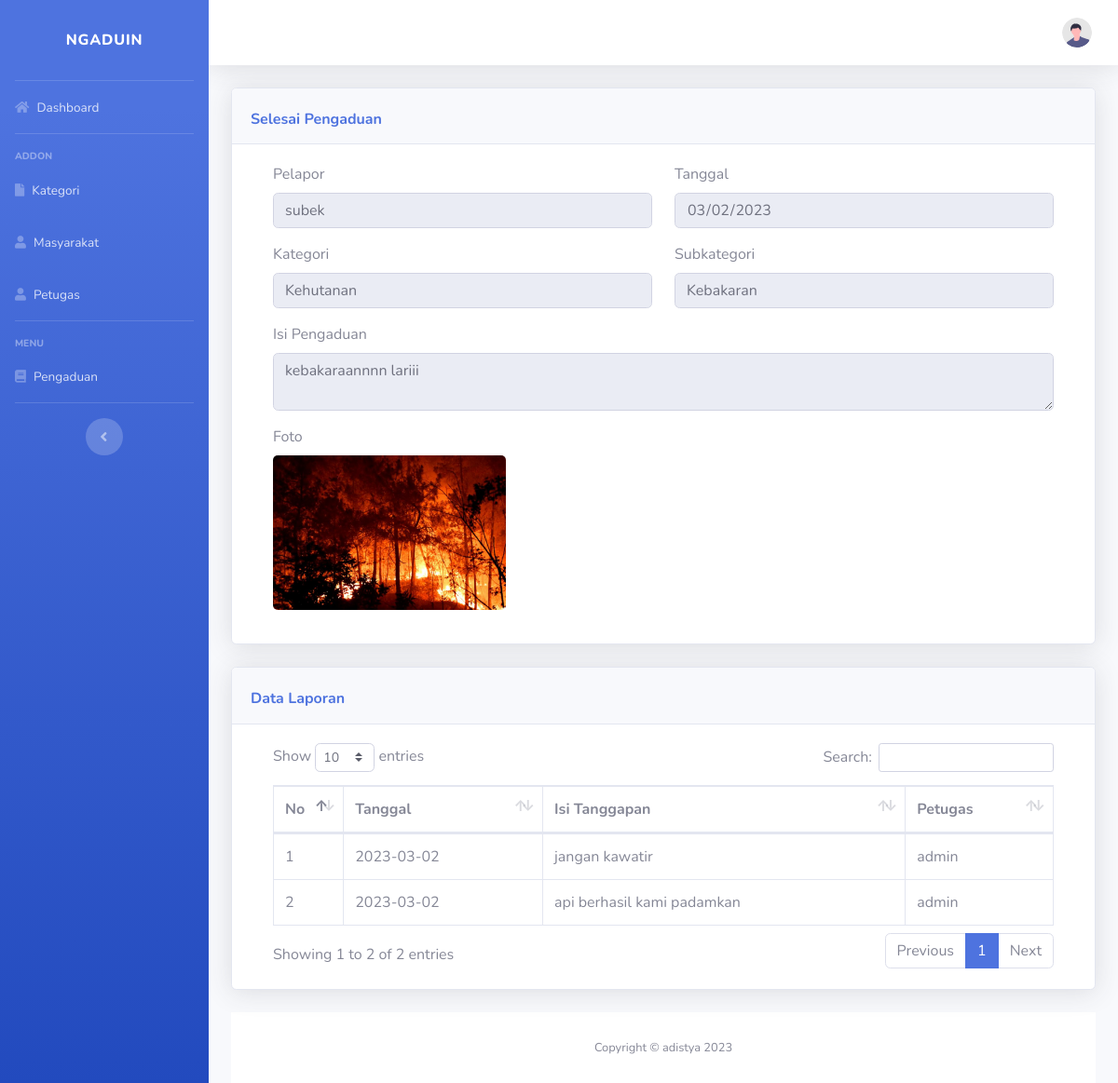
Page /C_adistya_Dashboard/selesai_petugas/11 on the committed database.
### tables this page shows
CREATE TABLE `pengaduan` (
  `id_pengaduan` int(11) NOT NULL,
  `tgl_pengaduan` date NOT NULL,
  `id_subkategori` int(11) NOT NULL,
  `id_kategori` int(11) NOT NULL,
  `nik` varchar(16) NOT NULL,
  `isi_laporan` text NOT NULL,
  `foto` varchar(255) NOT NULL,
  `status` enum('0','proses','selesai') NOT NULL
);

CREATE TABLE `masyarakat` (
  `id` int(11) NOT NULL,
  `nik` varchar(16) NOT NULL,
  `nama_lengkap` varchar(35) NOT NULL,
  `username` varchar(25) NOT NULL,
  `password` varchar(128) NOT NULL,
  `telepon` varchar(13) NOT NULL,
  `is_active` enum('active','not_active') NOT NULL
);

CREATE TABLE `kategori` (
  `id_kategori` int(11) NOT NULL,
  `kategori` varchar(50) NOT NULL
);

CREATE TABLE `subkategori` (
  `id_subkategori` int(11) NOT NULL,
  `id_kategori` int(11) NOT NULL,
  `subkategori` varchar(225) NOT NULL
);

CREATE TABLE `tanggapan` (
  `id_tanggapan` int(11) NOT NULL,
  `id_pengaduan` int(11) NOT NULL,
  `tgl_tanggapan` date NOT NULL,
  `tanggapan` text NOT NULL,
  `id_petugas` int(11) NOT NULL
);

CREATE TABLE `petugas` (
  `id_petugas` int(11) NOT NULL,
  `nama_petugas` varchar(35) NOT NULL,
  `username` varchar(25) NOT NULL,
  `password` varchar(128) NOT NULL,
  `telpon` varchar(13) NOT NULL,
  `level` enum('admin','petugas') NOT NULL
);

### application/controllers/C_adistya_Dashboard.php (called while the page is built, shortened)
<?php
class C_adistya_Dashboard extends CI_Controller
{
    public function selesai_petugas($id)
    {
        $this->load->model('M_adistya_Admin');
        $data['masyarakat'] = $this->db->get_where('masyarakat', ['username' => $this->session->userdata('username')])->row_array();
        $data['petugas'] = $this->db->get_where('petugas', ['username' => $this->session->userdata('username')])->row_array();
        $data['p'] = $this->M_adistya_Admin->proses($id);
        $data['prosestanggapan'] = $this->M_adistya_Admin->prosesTanggapan($id);
        $data['title'] = 'Laporan Selesai';
        $this->load->view('template_petugas/header', $data);
        $this->load->view('template_petugas/sidebar', $data);
        $this->load->view('template_petugas/topbar', $data);
        $this->load->view('petugas/v_adistya_selesai', $data);
        $this->load->view('template_petugas/footer', $data);
    }
}

### index.php (called while the page is built, shortened)
<?php
require_once BASEPATH.'core/CodeIgniter.php';

### application/models/M_adistya_Admin.php (called while the page is built, shortened)
<?php
class M_adistya_Admin extends CI_Model
{
    function proses($id)
    {
        $this->db->select('*');
        $this->db->from('pengaduan');
        $this->db->join('masyarakat', 'masyarakat.nik=pengaduan.nik');
        $this->db->join('subkategori', 'subkategori.id_subkategori=pengaduan.id_subkategori');
        $this->db->join('kategori', 'kategori.id_kategori=subkategori.id_kategori');
        $this->db->where('id_pengaduan', $id);
        return $this->db->get()->row_array();
    }
    function prosesTanggapan($id)
    {
        $this->db->select('*');
        $this->db->from('tanggapan');
        $this->db->join('petugas', 'petugas.id_petugas=tanggapan.id_petugas');
        $this->db->where('id_pengaduan', $id);
        return $this->db->get()->result_array();
    }
}

### application/views/petugas/v_adistya_selesai.php (the view, shortened to what this page needs)
<div class="container-fluid">
    <div class="card shadow mb-4">
        <div class="card-header py-3">
            <div class="d-flex aling-item-center">
                <h6 class="m-0 font-weight-bold text-primary mt-2">Selesai Pengaduan</h6>
            </div>
        </div>
        <div class="card-body">
            <div class="container">
                <form method="post" action="<?= base_url('C_adistya_Update/upload_tanggapan/') . $p['id_pengaduan'] ?>">
                    <fieldset disabled>
                        <div class="row">
                            <div class="mb-3 col-md-6">
                                <label for="exampleInputEmail1">Pelapor</label>
                                <input type="text" class="form-control" id="pelapor" value="<?= $p['nama_lengkap'] ?>">
                            </div>
                            <div class="mb-3 col-md-6">
                                <label for="exampleInputPassword1">Tanggal</label>
                                <input type="date" class="form-control" id="tgl_pengaduan" value="<?= $p['tgl_pengaduan'] ?>">
                            </div>
                            <div class="mb-3 col-md-6">
                                <label for="exampleInputEmail1">Kategori</label>
                                <input type="text" class="form-control" id="kategori" value="<?= $p['kategori'] ?>">
                            </div>
                            <div class="mb-3 col-md-6">
                                <label for="exampleInputEmail1">Subkategori</label>
                                <input type="text" class="form-control" id="sub_kategori" value="<?= $p['subkategori'] ?>">
                            </div>
                        </div>
                        <div class="mb-3">
                            <label for="exampleInputEmail1">Isi Pengaduan</label>
                            <textarea type="text" class="form-control" id="isi_laporan" value=""><?= $p['isi_laporan'] ?></textarea>
                        </div>
                    </fieldset>
                    <div class="mb-3">
                        <label for="exampleInputEmail1" class="form-label">Foto</label>
                        <div>
                            <img src="<?php echo base_url() . '/assets/img/upload/' . $p['foto']; ?>" alt="" style="width: 250px; border-radius: 5px;">
                        </div>
                    </div>
                </form>
            </div>
        </div>
    </div>
    <div class="card shadow mb-4">
        <div class="card-header py-3">
            <div class="d-flex aling-item-center">
                <h6 class="m-0 font-weight-bold text-primary mt-2">Data Laporan</h6>
            </div>
        </div>
        <div class="card-body">
            <div class="container">
                <table class="table table-bordered" id="dataTable" width="100%" cellspacing="0">
                    <thead>
                        <tr>
                            <th width='1%'>No</th>
                            <th width='10%'>Tanggal</th>
                            <th width='20%'>Isi Tanggapan</th>
                            <th width='5%'>Petugas</th>
                        </tr>
                    </thead>
                    <tbody>
                        <?php
                        $count = 0;
                        foreach ($prosestanggapan as $pt) :
                            $count = $count + 1;
                        ?>
                            <tr>
                                <td><?= $count ?></td>
                                <td><?= $pt['tgl_tanggapan'] ?></td>
                                <td><?= $pt['tanggapan'] ?></td>
                                <td><?= $pt['nama_petugas'] ?></td>
                            </tr>
                        <?php endforeach ?>
                    </tbody>
                </table>
            </div>
        </div>
    </div>
    <footer class="sticky-footer bg-white">
        <div class="container my-auto">
            <div class="copyright text-center my-auto">
                <span>Copyright &copy; adistya 2023</span>
            </div>
        </div>
    </footer>
</div>
</div>

### rows in the picture
pengaduan: nama_lengkap "subek", tgl_pengaduan "03/02/2023", id_kategori.kategori "Kehutanan", id_subkategori.subkategori "Kebakaran", isi_laporan "kebakaraannnn lariii", foto (picture)
tanggapan: tgl_tanggapan "2023-03-02", tanggapan "jangan kawatir", id_petugas.nama_petugas "admin"
tanggapan: tgl_tanggapan "2023-03-02", tanggapan "api berhasil kami padamkan", id_petugas.nama_petugas "admin"
